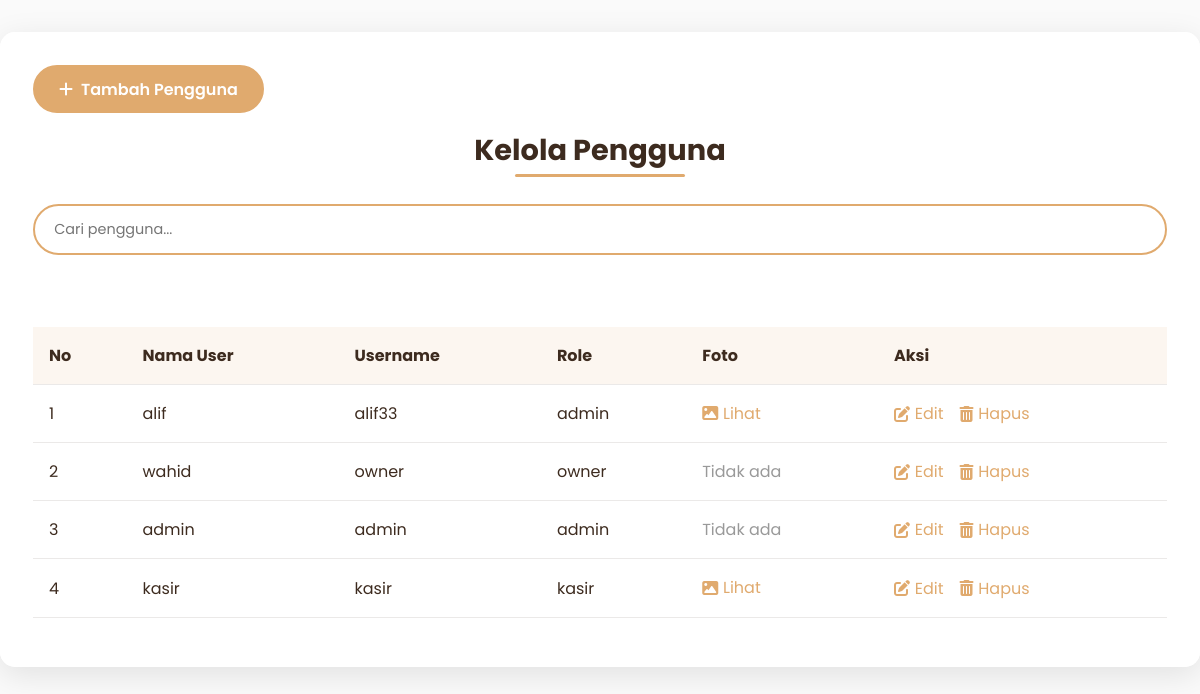
Before: /admin/pengguna/pengguna.php with the older database file.
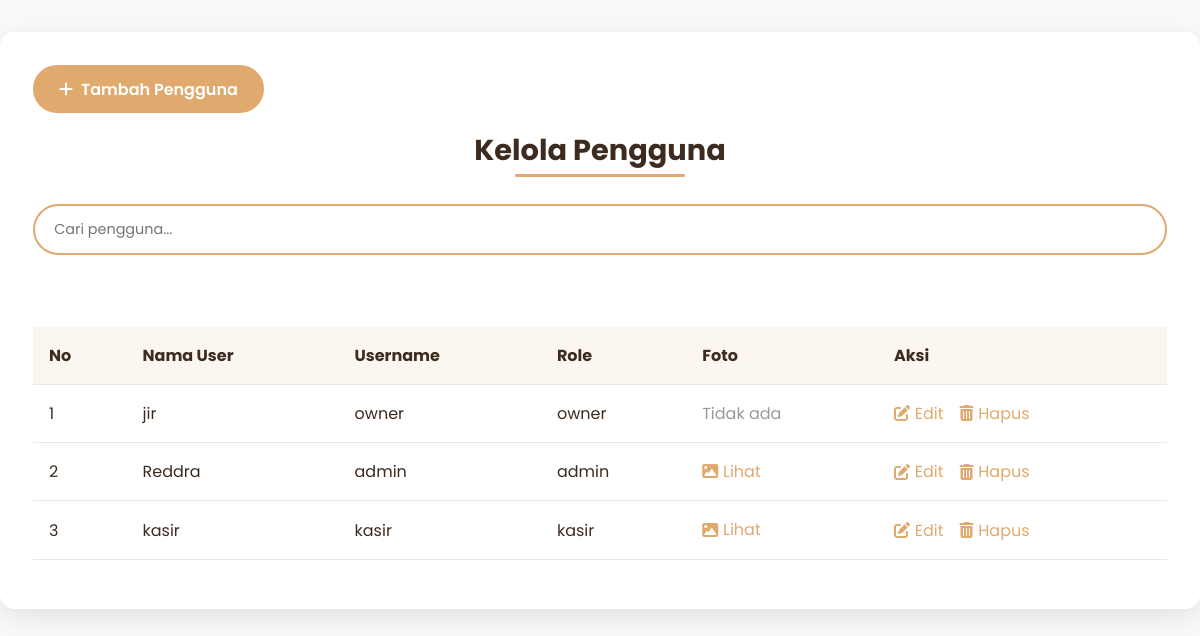
After: the same page with the newer database file.
### tables this page shows
CREATE TABLE `user` (
  `UserID` int(10) NOT NULL,
  `nama_user` varchar(255) DEFAULT NULL,
  `remember_token` varchar(255) NOT NULL,
  `username` varchar(255) DEFAULT NULL,
  `password` varchar(255) DEFAULT NULL,
  `role` enum('admin','kasir','owner') DEFAULT NULL,
  `foto` varchar(255) DEFAULT NULL
);

### admin/pengguna/pengguna.php (the view, shortened to what this page needs)
<?php
$koneksi = new mysqli("localhost", "root", "", "kasir_reddra");
$results_per_page = 5;
$page = isset($_GET['page']) ? (int)$_GET['page'] : 1;
$page = max($page, 1);
$start_from = ($page - 1) * $results_per_page;
$sql = "SELECT * FROM user ORDER BY UserID DESC LIMIT $start_from, $results_per_page";
$result = $koneksi->query($sql);
?>
<!DOCTYPE html>
<html lang="id">
<head>
    <link rel="stylesheet" href="https://cdnjs.cloudflare.com/ajax/libs/font-awesome/6.4.0/css/all.min.css">
    <link rel="stylesheet" href="https://cdn.jsdelivr.net/npm/sweetalert2@11/dist/sweetalert2.min.css">
</head>
<body>
    <div class="glass-panel">
        <div class="header">
            <div class="btn-group">
                <a href="tambah_pengguna.php" class="btn btn-primary">
                    <i class="fas fa-plus"></i> Tambah Pengguna
                </a>
            </div>
            <div class="title-wrapper">
                <h2 class="page-title">Kelola Pengguna</h2>
            </div>
            <div class="search-box">
                <input type="text" class="search-input" placeholder="Cari pengguna..." id="searchInput">
            </div>
        </div>
        <div class="table-container">
            <table class="data-table">
                <thead>
                    <tr>
                        <th>No</th>
                        <th>Nama User</th>
                        <th>Username</th>
                        <th>Role</th>
                        <th>Foto</th>
                        <th>Aksi</th>
                    </tr>
                </thead>
                <tbody id="tableBody">
                    <?php if ($result->num_rows > 0): ?>
                    <?php $no = 1 + (($page - 1) * $results_per_page); ?>
                    <?php while ($row = $result->fetch_assoc()): ?>
                    <tr>
                        <td><?= $no++ ?></td>
                        <td><?= htmlspecialchars($row['nama_user']) ?></td>
                        <td><?= htmlspecialchars($row['username']) ?></td>
                        <td><?= htmlspecialchars($row['role']) ?></td>
                        <td>
                            <?php if (!empty($row['foto'])):
                                        $imagePath = $row['foto'];
                                    ?>
                            <a href="#" class="action-link" onclick="showPopup('<?= $imagePath ?>'); return false;">
                                <i class="fas fa-image"></i> Lihat
                            </a>
                            <?php else: ?>
                            <span style="color: #999;">Tidak ada</span>
                            <?php endif; ?>
                        </td>
                        <td>
                            <div class="action-links">
                                <a href="edit_pengguna.php?id=<?= $row['UserID'] ?>" class="action-link">
                                    <i class="fas fa-edit"></i> Edit
                                </a>
                                <a href="hapus_pengguna.php?id=<?= $row['UserID'] ?>" class="action-link delete-btn"
                                    data-id="<?= $row['UserID'] ?>">
                                    <i class="fas fa-trash-alt"></i> Hapus
                                </a>
                            </div>
                        </td>
                    </tr>
                    <?php endwhile; ?>
                    <?php else: ?>
                    <tr>
                        <td colspan="6" style="text-align: center; padding: 2rem;">Tidak ada data pengguna</td>
                    </tr>
                    <?php endif; ?>
                </tbody>
            </table>
        </div>
    </div>
</body>
</html>

Changed rows visible on the page:
removed user: nama_user "alif", username "alif33", role "admin"
changed user "owner": nama_user "wahid" → "jir"
changed user "admin": nama_user "admin" → "Reddra"; foto "Tidak ada" → "Lihat"
